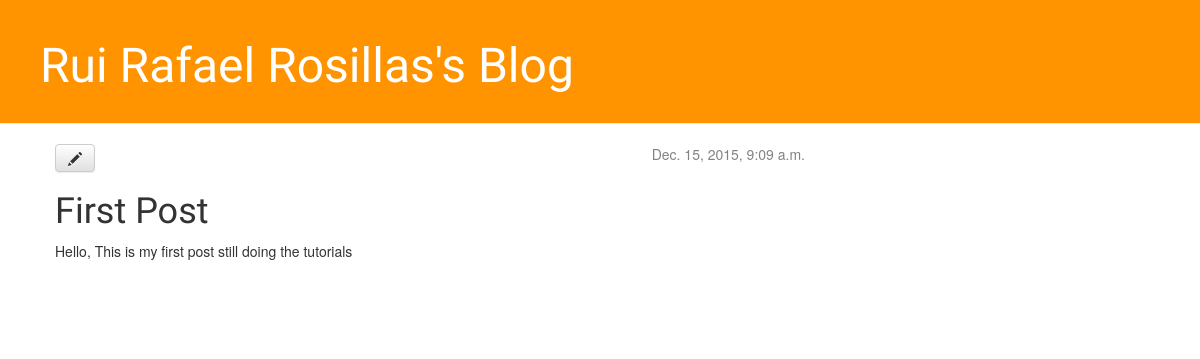
Page /post/6/ on the committed database.
### blog/models.py (models this page shows, shortened)
class Post(models.Model):
    author = models.ForeignKey('auth.User')
    title = models.CharField(max_length=200)
    text = models.TextField()
    created_date = models.DateTimeField(
                   default=timezone.now)
    published_date = models.DateTimeField(
                 blank = True, null=True)

### blog/views.py (the view)
# urls.py: url(r'^post/(?P<pk>[0-9]+)/$', views.post_detail, name='post_detail'),
def post_detail(request, pk):
     post = get_object_or_404(Post, pk=pk)
     return render(request, 'blog/post_detail.html', {'post':post})

### blog/templates/blog/post_detail.html
{% extends 'blog/base.html' %}
{% block content %}
    <div class="post">
    {% if post.published_date %}
         <div class="date">
                {{ post.published_date }}
         </div>
    {% endif %}
    <a class="btn btn-default" href="{% url 'post_edit' pk=post.pk %}"><span class="glyphicon glyphicon-pencil"></span></a>
    <h1>{{ post.title }}</h1>
    <p>{{ post.text|linebreaks }}</p>
    </div>
{% endblock %}

### blog/static/css/blog.css (style rules this page uses)
h1, h2, h3, h4 { font-family: 'Lobster', cursive; }
.date { float: right; color: #828282; }
.post { margin-bottom: 70px; }

### rows in the picture
Post: published_date "Dec. 15, 2015, 9:09 a.m.", title "First Post", text "Hello, This is my first post still doing the tutorials"
